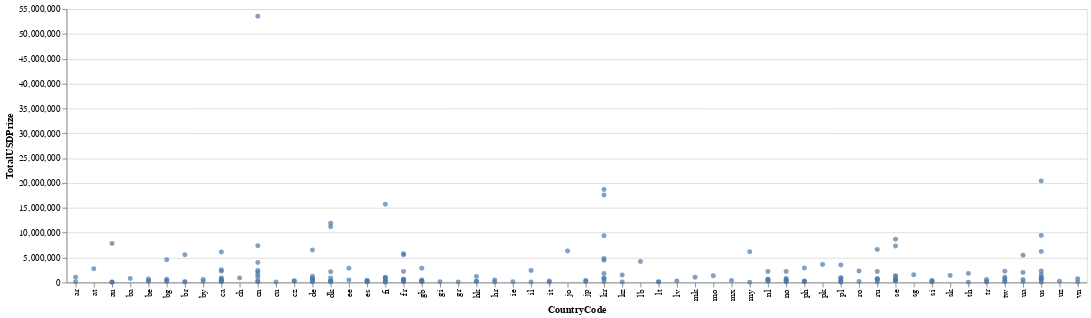

Notebook cell for this chart:
### Code cell
alt.Chart(data).mark_circle().encode(x="CountryCode", y="TotalUSDPrize")

### Figure 1 — Vega-Lite specification as saved in the notebook (floating-point values rounded to 4 significant figures; data arrays with more than 128 entries replaced by an {"elided": "..."} marker saying what was removed)
{"config": {"view": {"continuousWidth": 400, "continuousHeight": 300}}, "data": {"name": "data-923f29ba25fcb5468d8c820b0be35a1c"}, "mark": "circle", "encoding": {"x": {"field": "CountryCode", "type": "nominal"}, "y": {"field": "TotalUSDPrize", "type": "quantitative"}}, "$schema": "https://vega.github.io/schema/vega-lite/v4.17.0.json", "datasets": {"data-923f29ba25fcb5468d8c820b0be35a1c": {"elided": "191 records"}}}
